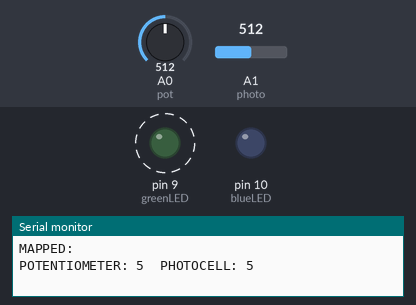
The sketch below on a simulated Arduino Uno, built with avr-gcc and run on an emulated ATmega328P. Parts: output pins drawn as LEDs (lit = HIGH), the last lines printed to the serial monitor. Dashed ring = blinking. Inputs (shaded band) come from the test bench; at power-on: A1 (photo) = 512, A0 (pot) = 512.

Above: at 2.8 s.
2.9 s: A1 (photo) set to 457
7.2 s: A1 (photo) set to 432
At 12.0 s:
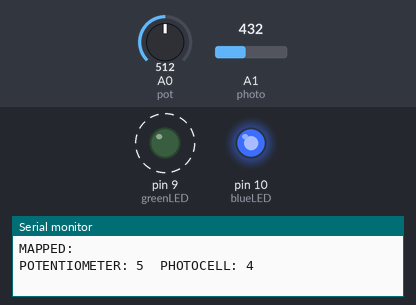
13.2 s: A1 (photo) set to 511
At 17.4 s:
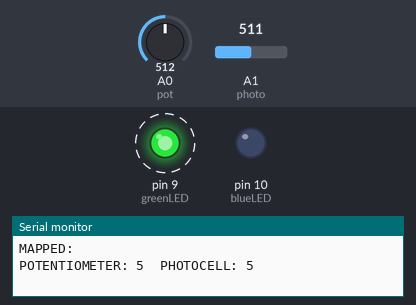
19.2 s: A1 (photo) set to 306
At 23.4 s:
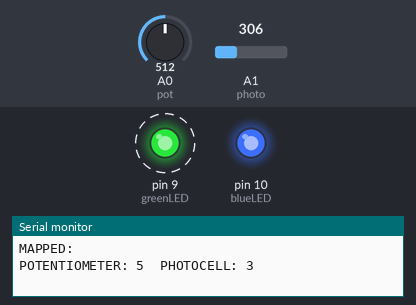
Timing chart, 0 to 26.2 s (numbered marks = the images above; inputs shaded):
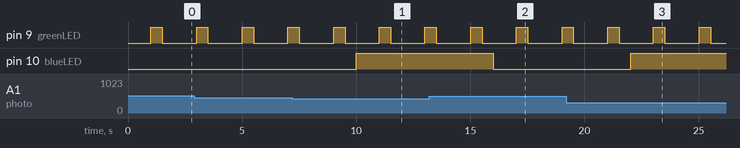

Measured:
- the behaviour switches between 445 and 444 on A1 (photo) (found by bisection; images 0 and 1)
- after the input at 7.2 s, pin 10 (blueLED): LOW → HIGH after 2.8 s
- after the input at 13.2 s, pin 10 (blueLED): HIGH → LOW after 2.8 s
- after the input at 19.2 s, pin 10 (blueLED): LOW → HIGH after 2.8 s
- by itself, pin 9 (greenLED): alternates HIGH for 0.50 s and LOW for 1.5 s

The sketch:

Lab03-p1.ino
```cpp
//output LED Vars
int blueLED = 10;
int greenLED = 9;
int blueLEDState;
int greenLEDState;

//analog input vars
int pot = A0;
int photo = A1;
int potVal;
int photoVal;

//mapped vars
int potMapped;
int photoMapped;

void setup() {
  // put your setup code here, to run once:
  pinMode(greenLED, OUTPUT);
  pinMode(blueLED, OUTPUT);
  //no need to declate analog pins for input
  Serial.begin(9600);
}

void loop() {
  // put your main code here, to run repeatedly:
  greenLEDState = digitalRead(greenLED);
  blueLEDState = digitalRead(blueLED);
  potVal = analogRead(pot);
  photoVal = analogRead(photo);

  Serial.print("GREEN: ");
  Serial.print(greenLEDState);
  Serial.print("\t");
  Serial.print("BLUE: ");
  Serial.print(blueLEDState);
  Serial.print("\t");
  Serial.print("POTENTIOMETER: ");
  Serial.print(potVal);
  Serial.print("\t");
  Serial.print("PHOTOCELL: ");
  Serial.print(photoVal);
  Serial.print("\t");
  Serial.println();
  delay(500);

  potMapped = map(potVal, 0, 1023, 1, 10);
  photoMapped = map(photoVal, 0, 890, 0, 10);
  Serial.println("MAPPED:");
  Serial.print("POTENTIOMETER: ");
  Serial.print(potMapped);
  Serial.print("\t");
  Serial.print("PHOTOCELL: ");
  Serial.println(photoMapped);
  delay(500);

  //as pot increases, increase flashing speed for green LED
  digitalWrite(greenLED, HIGH);
  delay(potMapped * 100);
  digitalWrite(greenLED, LOW);
  delay(potMapped * 100);

  //turn on blue LED when it gets darker
  if (photoMapped < 5) {
    digitalWrite(blueLED, HIGH);
  }
  else {
    digitalWrite(blueLED, LOW);
  }
}
```
